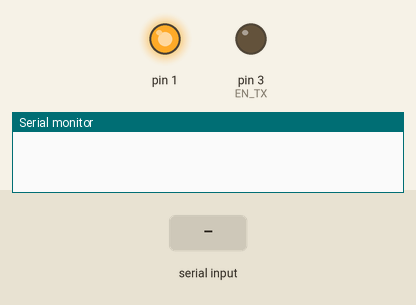
The sketch below on a simulated Arduino Mega 2560, built with avr-gcc and run on an emulated ATmega2560. Parts: output pins drawn as LEDs (lit = HIGH), the last lines printed to the serial monitor. The test bench sets the inputs (shaded band). Pins used as bus, display or sensor lines are not drawn.

Above: at 0.1 s.
At 2.2 s:
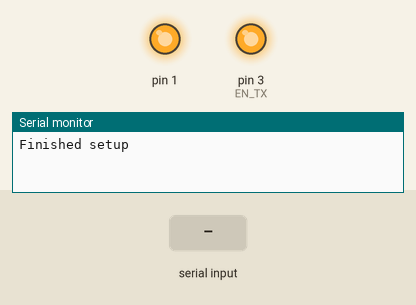
2.3 s: "1" received over the second serial link
Timing chart, 0 to 5.3 s (numbered marks = the images above; inputs shaded):
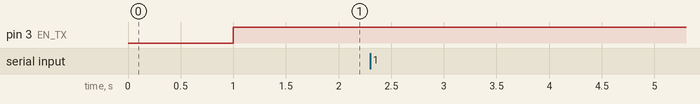

The sketch:

servo_exp_read_eeprom.ino
```cpp
//servo_exp_min_deg.ino
//サーボ最小動作角度検証用
//最小角度の振動を繰り返す。KONDOのサーボをICS規格で動かす

//ID設定

//トライステートバッファを使った半二重通信
//arduinoMEGA用

#include <Wire.h>
#include <string.h>

#undef int
#include <stdio.h>

uint8_t outbuf[6];    // array to store arduino output

const byte ICS_POS_CMD = 0x80;
const byte ICS_PARA_READ_COMMND = 0xA0;
const byte ICS_PARA_WRITE_COMMND = 0xC0;
const byte SUB_EEPROM_COMMND = 0x00;
const byte SUB_ST_COMMND = 0x01;
const byte SUB_SP_COMMND = 0x02;
const byte SUB_TMP_COMMND = 0x04;
const byte ICS_ID_CMD = 0xE0;
const byte SUB_ID_COMMND = 0x01;

unsigned short sv_pos=7500;
boolean pushFlg=false;
boolean pushIgn=false;
unsigned long t_push=0;

const int EN_RX=2;
const int EN_TX=3;

///
/// 送受信する
///

bool Synchronize(byte *txBuff, size_t txLength, byte *rxBuff, size_t rxLength){
  byte buff0[32];
  byte buff1[32];

  //定義していなかったらエラーにする
  if (Serial1 == false)return false;

  Serial1.flush();

  enTX();
  Serial1.write(txBuff, txLength);

  Serial1.flush();   //送信が終わるのを待つ

  enRX();
  Serial1.readBytes(rxBuff, rxLength);


  Serial1.readBytes(rxBuff, 2);
  Serial1.readBytes(buff0, 32);
  Serial1.readBytes(buff1, 32);

  for(int i=0;i<64;i++){
    rxBuff[i]=i<32?buff0[i]:buff1[i];
  }


  return true;
}

/*
bool Synchronize(byte *txBuff, size_t txLength, byte *rxBuff, size_t rxLength){
  int size; //受信したbyte数

  //定義していなかったらエラーにする
  if (Serial1 == false)return false;

  Serial1.flush();

  enTX();
  Serial1.write(txBuff, txLength);

  Serial1.flush();   //送信が終わるのを待つ

  enRX();
  size = Serial1.readBytes(rxBuff, rxLength);

  if (size != rxLength) //指定した受信数かどうか確認
  {
    return false;
  }


  return true;
}
*/
///
/// EEPROMを取得する
///
byte ics_get_eeprom(byte id,byte *eeprom){
  byte tx_data[2];
  byte rx_data[66];
  bool flag;

  /// 送信コマンドを作成
  tx_data[0] = ICS_PARA_READ_COMMND + id;
  tx_data[1] = SUB_EEPROM_COMMND;

  //送受信を行う
  flag = Synchronize(tx_data,2,eeprom,66);

  if(flag == false) //失敗した場合は-1を返す
  {
    return -1;
  }

  return eeprom;
}

//トライステートバッファ制御
void enTX(){
  digitalWrite(EN_RX,HIGH);
  digitalWrite(EN_TX,LOW);
}
void enRX(){
  digitalWrite(EN_TX,HIGH);
  digitalWrite(EN_RX,LOW);
}

///
/// IDを変更する
///
void ics_set_id(byte id){
  byte tx_data[3];
  byte rx_data[1];
  bool flag;
  int rId;   //受信した角度データ
  /// 送信コマンドを作成
  tx_data[0] = ICS_ID_CMD + id;
  tx_data[1] = SUB_ID_COMMND; //ID書き込み
  tx_data[2] = SUB_ID_COMMND; //ID書き込み
  tx_data[3] = SUB_ID_COMMND; //ID書き込み

  //送受信を行う
  flag = Synchronize(tx_data,4,rx_data,1);
}

void setup (){
  //トライステートバッファ制御用ピン
  pinMode(EN_RX,OUTPUT);
  pinMode(EN_TX,OUTPUT);

  //シリアルモードに切り替える
  pinMode(1, OUTPUT);
  digitalWrite(1, HIGH);
  delay(1000);

  Serial.begin(9600);

  Serial1.begin(115200, SERIAL_8E1);  //UARTの通信設定

  enRX();

  Serial.print ("Finished setup\n");
}

void loop (){
  byte eeprom[66];

  //ics_set_id(0);
  //delay(500);

  ics_get_eeprom(1,eeprom);
  for(int i=0;i<66;i++){
    Serial.print(i<2?-1:i-1,DEC);
    Serial.print(":");
    Serial.println(eeprom[i],HEX);
  }
  delay(10000);
}
```
